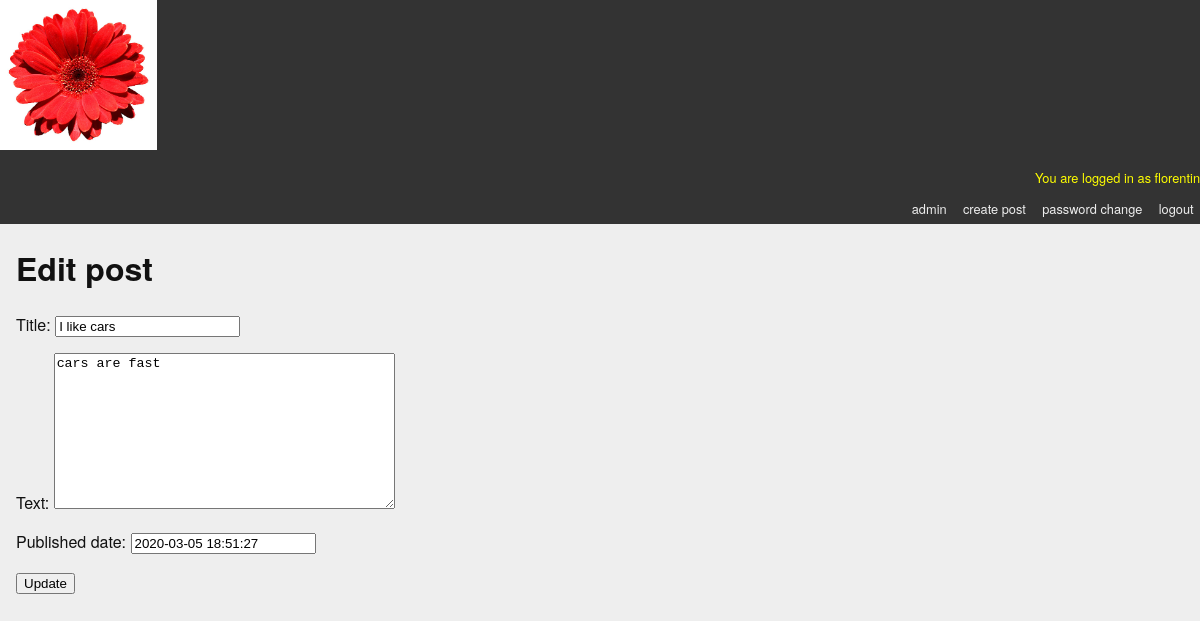
Before: /post/5/edit/ (signed in) with the older database file.
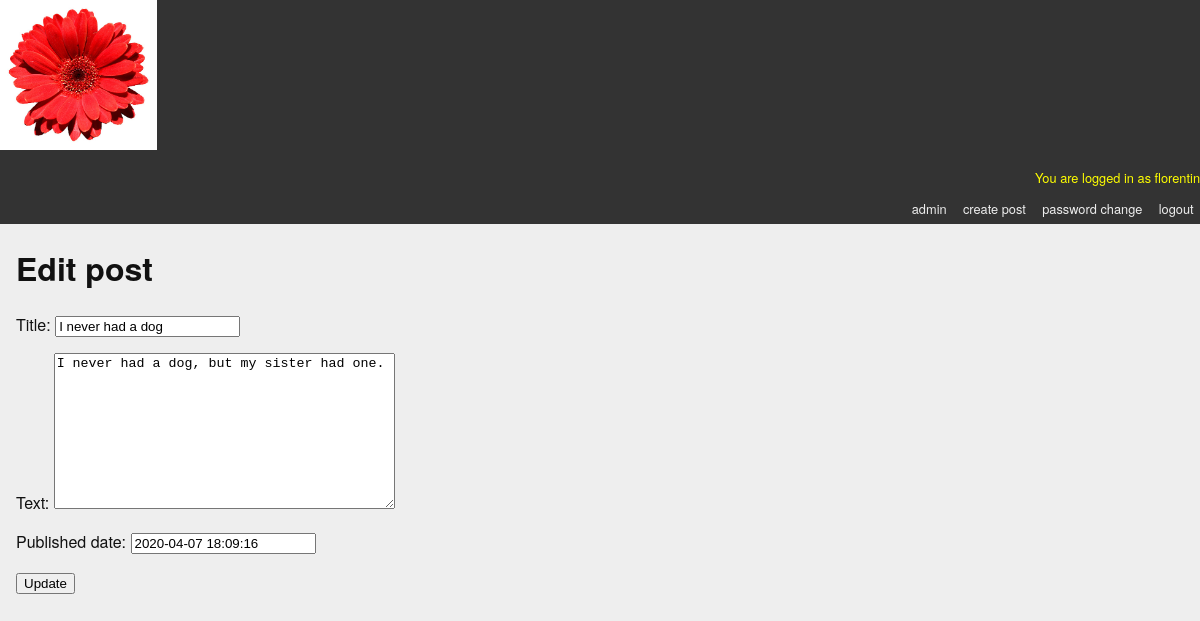
After: the same page with the newer database file.
### blogging/models.py (models this page shows, shortened)
class Post(models.Model):
    title = models.CharField(max_length=128)
    text = models.TextField(blank=True)
    author = models.ForeignKey(User, on_delete=models.CASCADE)
    created_date = models.DateTimeField(auto_now_add=True)
    modified_date = models.DateTimeField(auto_now=True)
    published_date = models.DateTimeField(blank=True, null= True)

### blogging/views.py (the view)
# urls.py: path('post/<int:pk>/edit/', PostUpdateView.as_view(), name='post_edit'),
class PostUpdateView(LoginRequiredMixin, UserPassesTestMixin, UpdateView):
    model = Post
    template_name = 'post_edit.html'
    login_url = "login"
    fields = ('title', 'text', 'published_date', )
    def test_func(self):
        obj = self.get_object()
        return obj.author == self.request.user

### mysite/templates/post_edit.html
{% extends 'base.html' %}
{% block content %}
    <h1>Edit post</h1>
    <form action="" method="post">{% csrf_token %}
      {{ form.as_p }}
    <input type="submit" value="Update" />
</form>
{% endblock content %}

Changed rows visible on the page:
changed Post: title "I like cars" → "I never had a dog"; text "cars are fast" → "I never had a dog, but my sister had one."; published_date "2020-03-05 18:51:27" → "2020-04-07 18:09:16"
